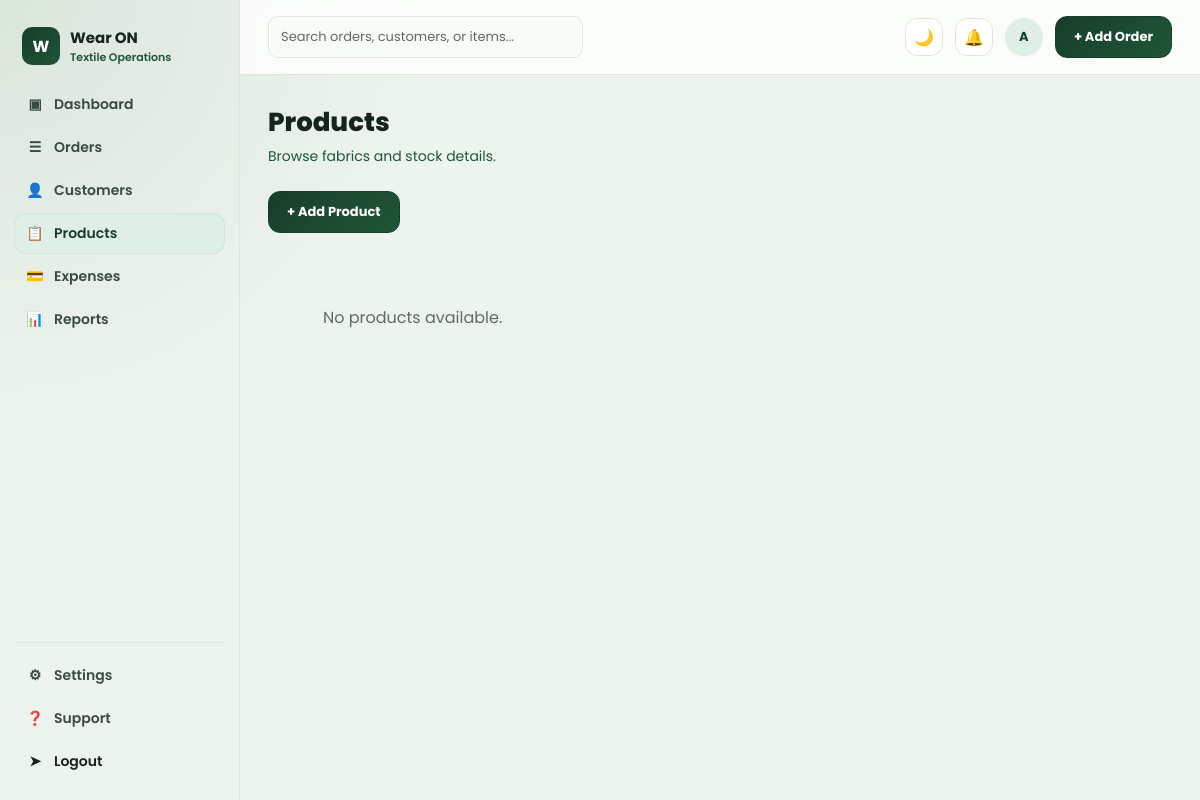
The app's page /products/ (signed in), older data.
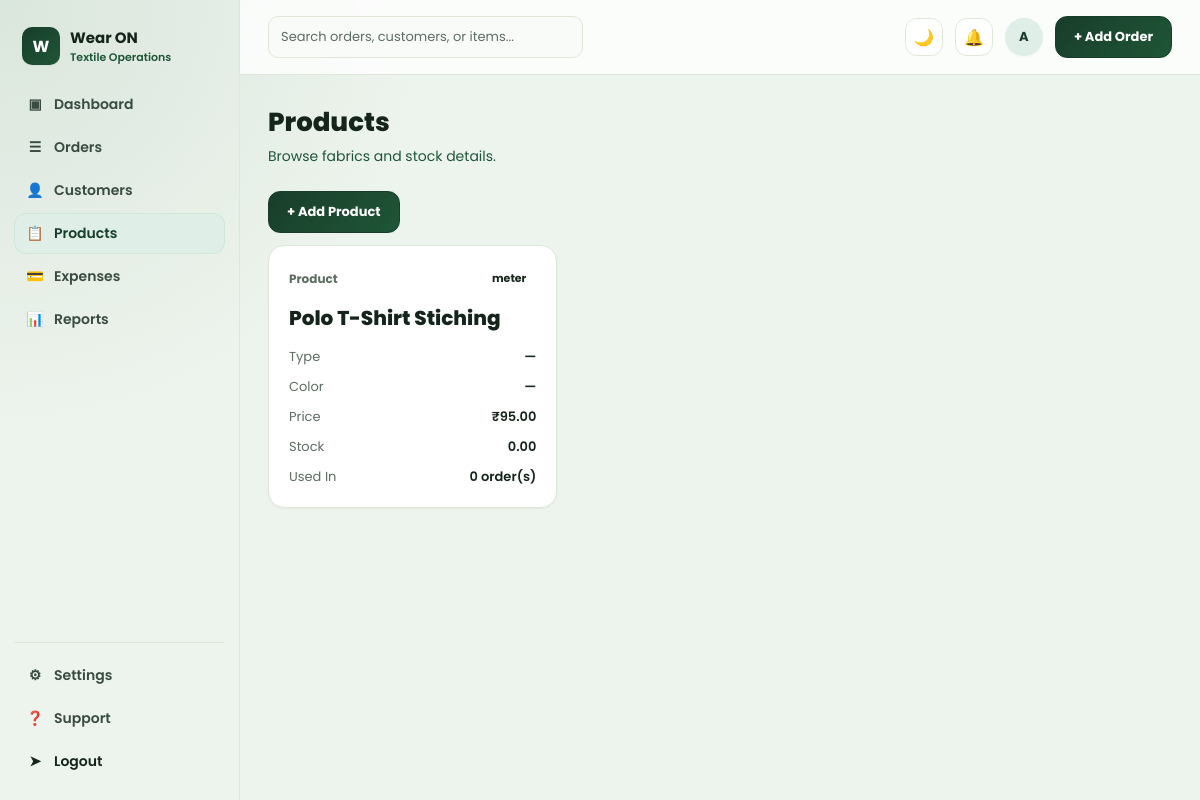
The same page, newer data.
### orders/models.py (models this page shows, shortened)
class Fabric(models.Model):
    UNIT_CHOICES = [
        ("meter", "Meter"),
        ("yard", "Yard"),
        ("piece", "Piece"),
        ("kg", "Kilogram"),
    ]
    name = models.CharField(max_length=150)
    fabric_type = models.CharField(max_length=100, help_text="e.g. Cotton, Silk, Polyester", blank=True)
    color = models.CharField(max_length=50, blank=True)
    unit = models.CharField(max_length=10, choices=UNIT_CHOICES, default="meter")
    price_per_unit = models.DecimalField(max_digits=10, decimal_places=2, default=0)
    stock_quantity = models.DecimalField(max_digits=10, decimal_places=2, default=0)
    class Meta:
        ordering = ["name"]

### orders/views.py (the view)
# urls.py: path("products/", views.product_list, name="product-list"),
@login_required
def product_list(request):
    products = Fabric.objects.order_by("name").annotate(used_count=Count("order_items"))
    return render(request, "orders/product_list.html", {"products": products, "next_url": request.get_full_path()})

### orders/templates/orders/product_list.html (shortened to what this page needs)
{% extends "base.html" %}
{% load humanize %}
{% block content %}
<h1 class="page-title">Products</h1>
<p class="page-sub">Browse fabrics and stock details.</p>
<div style="margin-bottom:12px;">
  <a href="{% url 'product-create' %}?next={{ next_url }}" class="btn btn-primary">+ Add Product</a>
</div>
<div class="order-grid">
  {% for product in products %}
  <div class="card order-card customer-card">
    <div class="order-card-top">
      <span class="order-id">Product</span>
      <div class="pill-row">
        <span class="pill">{{ product.unit }}</span>
      </div>
    </div>
    <div class="order-name">{{ product.name }}</div>
    <div class="kv-row"><span class="k">Type</span><span class="v">{{ product.fabric_type|default:'—' }}</span></div>
    <div class="kv-row"><span class="k">Color</span><span class="v">{{ product.color|default:'—' }}</span></div>
    <div class="kv-row"><span class="k">Price</span><span class="v">&#8377;{{ product.price_per_unit|floatformat:2 }}</span></div>
    <div class="kv-row"><span class="k">Stock</span><span class="v">{{ product.stock_quantity|floatformat:2 }}</span></div>
    <div class="kv-row"><span class="k">Used In</span><span class="v">{{ product.used_count }} order(s)</span></div>
  </div>
  {% empty %}
  <div class="empty-state">No products available.</div>
  {% endfor %}
</div>
{% endblock %}

Row changes from the older to the newer data that the page shows:
added Fabric: unit "meter", name "Polo T-Shirt Stiching", fabric_type "—", color "—", price_per_unit "95.00", stock_quantity "0.00", used_count "0"
Text that changed along with them:
text no longer shown: "No products available."
